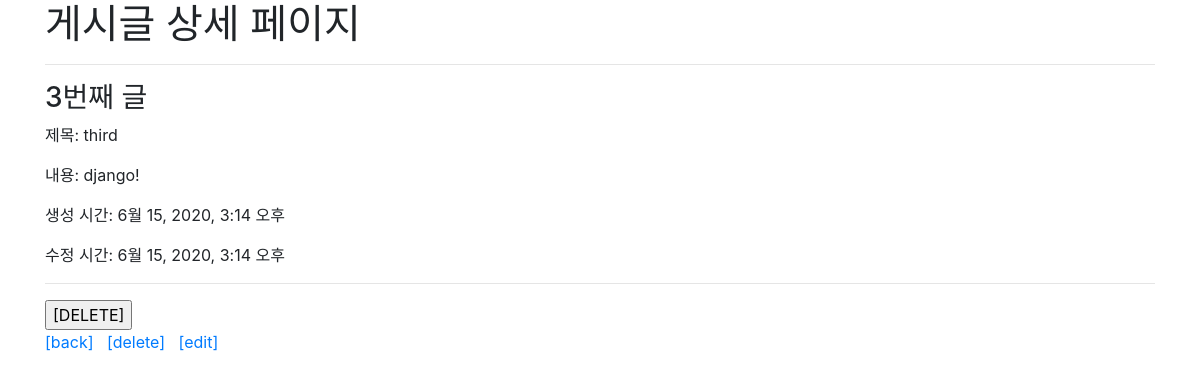
Page /articles/detail/3/ on the committed database.
### articles/models.py (models this page shows, shortened)
class Article(models.Model) :
    title = models.CharField(max_length=150)
    content = models.TextField()
    created_at = models.DateTimeField(auto_now_add=True)
    updated_at = models.DateTimeField(auto_now=True)

### articles/views.py (the view)
# urls.py: path('detail/<int:article_pk>/', views.detail, name="detail"),
def detail(request, article_pk):
    article = Article.objects.get(pk=article_pk)
    context = {
        'article' : article
    }
    return render(request, 'articles/detail.html', context)

### articles/templates/articles/detail.html (shortened to what this page needs)
{% extends 'base.html' %}
{% block body %}
<h1>게시글 상세 페이지</h1>
<hr>
<h3>{{article.pk}}번째 글</h3>
<p>제목: {{ article.title }}</p>
<p>내용: {{ article.content }}</p>
<p>생성 시간: {{ article.created_at }}</p>
<p>수정 시간: {{ article.updated_at }}</p>
<hr>
<form action="{% url 'articles:delete' article.pk %}" method="POST">
  <input type="submit" value="[DELETE]">
</form>
<a href="{% url 'articles:index' %}" target="_self">[back]</a>
<a href="{% url 'articles:delete' article.pk %}">[delete]</a>
<a href="{% url 'articles:edit' article.pk %}">[edit]</a>
{% endblock %}

### rows in the picture
Article: pk "3", title "third", content "django!", created_at "6월 15, 2020, 3:14 오후", updated_at "6월 15, 2020, 3:14 오후"
